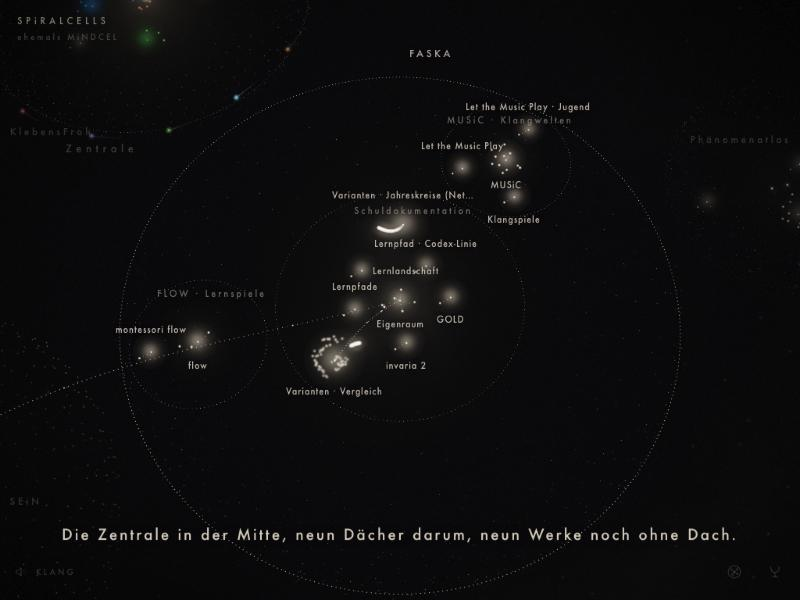
#> input picture standbilder/gewebe2-02-dach-faska.jpg, 800 x 600 px, found by its file name; its folder holds 6 pictures in this run
$ python hist.py
#> lines starting #> are read from the running program, lines starting #| are printed output that depends on the picture
from PIL import Image
S='/Volumes/ThunderBolt4_2TB/Development/Projects/spiralcells-lichtwerk-gewebe/standbilder/'
def m(f,box,label):
#> called with f = 'gewebe2-02-dach-faska.jpg', box = (340, 215, 390, 245), label = 'Sichel'
    im=Image.open(S+f).convert('RGB'); c=im.crop(box); px=list(c.getdata())
#> in m, im is the input picture: PIL image 800x600 RGB; mean R, G, B 12.9, 12.7, 13.3
#> after `px = list(c.getdata())`: px = 1500 items, first 6: (12, 12, 12), (11, 11, 11), (11, 11, 11), (10, 10, 10), (13, 13, 13), (13, 13, 13)
    lum=[0.2126*r+0.7152*g+0.0722*b for r,g,b in px]; mn=[min(p) for p in px]
#> after `lum = [0.2126 * r + 0.7152 * g + 0.0722 * b for r, g, b in px]`: lum = 1500 values, max 252.8 at index 797, min 3 at index 13, mean 34.48
#> after `mn = [min(p) for p in px]`: mn = 1500 values, max 245 at index 797, min 2 at index 1338, mean 32.69
    print(f'{f[:8]:8} {label:22} max lum {max(lum):5.1f} maxmin {max(mn):3d}  lum>=230 {sum(l>=230 for l in lum):3d} >=240 {sum(l>=240 for l in lum):3d} >=245 {sum(l>=245 for l in lum):3d} >=250 {sum(l>=250 for l in lum):3d}  minch>=245 {sum(x>=245 for x in mn):3d}')
#| gewebe2- Sichel                 max lum 252.8 maxmin 245  lum>=230  21 >=240  12 >=245   9 >=250   3  minch>=245   1
f='gewebe2-02-dach-faska.jpg'
m(f,(340,215,390,245),'Sichel')
m(f,(305,330,352,380),'Vergleich-Klumpen')
#| gewebe2- Vergleich-Klumpen      max lum 244.1 maxmin 237  lum>=230   3 >=240   1 >=245   0 >=250   0  minch>=245   0
m(f,(345,338,372,358),'Strich')
#| gewebe2- Strich                 max lum 250.1 maxmin 243  lum>=230  21 >=240  16 >=245   4 >=250   1  minch>=245   0
m(f,(385,285,415,315),'Eigenraum')
#> call 4 of m, with f = 'gewebe2-02-dach-faska.jpg', box = (385, 285, 415, 315), label = 'Eigenraum'
#> in m (call 4), `c = im.crop(box)`:
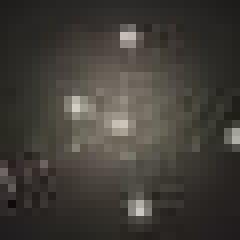
#> c: PIL image 30x30 RGB (shown 8 times larger); mean R, G, B 65.4, 61.8, 55.6
#> in m (call 4), `px = list(c.getdata())`: px = 900 items, first 6: (30, 29, 27), (31, 30, 28), (32, 31, 29), (34, 33, 31), (35, 34, 32), (37, 36, 34)
#> in m (call 4), `lum = [0.2126 * r + 0.7152 * g + 0.0722 * b for r, g, b in px]`: lum = 900 values, max 206.1 at index 399, min 11.28 at index 751, mean 62.11
#> in m (call 4), `mn = [min(p) for p in px]`: mn = 900 values, max 195 at index 399, min 10 at index 751, mean 55.63
#| gewebe2- Eigenraum              max lum 206.1 maxmin 195  lum>=230   0 >=240   0 >=245   0 >=250   0  minch>=245   0
m(f,(435,280,465,310),'GOLD')
#> in m (call 5), `c = im.crop(box)`:
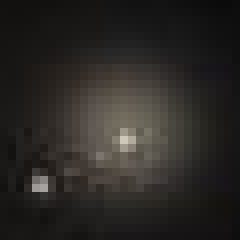
#> c: PIL image 30x30 RGB (shown 8 times larger); mean R, G, B 42.5, 40.1, 36.9
#> in m (call 5), `px = list(c.getdata())`: px = 900 items, first 6: (18, 17, 15), (18, 17, 15), (18, 17, 15), (18, 17, 15), (18, 17, 15), (18, 17, 15)
#> in m (call 5), `lum = [0.2126 * r + 0.7152 * g + 0.0722 * b for r, g, b in px]`: lum = 900 values, max 200.3 at index 525, min 11 at index 27, mean 40.37
#> in m (call 5), `mn = [min(p) for p in px]`: mn = 900 values, max 186 at index 525, min 11 at index 27, mean 36.74
#| gewebe2- GOLD                   max lum 200.3 maxmin 186  lum>=230   0 >=240   0 >=245   0 >=250   0  minch>=245   0
m(f,(480,140,520,175),'MUSiC')
#> in m (call 6), `c = im.crop(box)`:
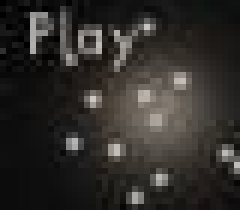
#> c: PIL image 40x35 RGB (shown 6 times larger); mean R, G, B 48.1, 45.5, 42.3
#> in m (call 6), `px = list(c.getdata())`: px = 1400 items, first 6: (0, 0, 0), (9, 9, 9), (8, 8, 8), (17, 17, 17), (26, 26, 26), (8, 8, 8)
#> in m (call 6), `lum = [0.2126 * r + 0.7152 * g + 0.0722 * b for r, g, b in px]`: lum = 1400 values, max 201.6 at index 655, min 0 at index 0, mean 45.8
#> in m (call 6), `mn = [min(p) for p in px]`: mn = 1400 values, max 195 at index 655, min 0 at index 0, mean 42.23
#| gewebe2- MUSiC                  max lum 201.6 maxmin 195  lum>=230   0 >=240   0 >=245   0 >=250   0  minch>=245   0
m(f,(0,0,800,600),'ganzes Bild')
#| gewebe2- ganzes Bild            max lum 252.8 maxmin 245  lum>=230  54 >=240  32 >=245  14 >=250   4  minch>=245   1
f='gewebe-02-dach-faska.jpg'
m(f,(368,175,412,202),'Sichel alt')
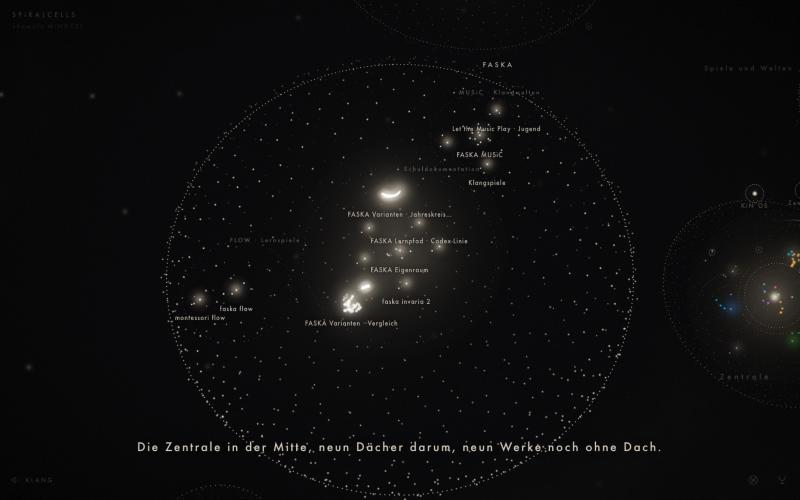
#> input picture standbilder/gewebe-02-dach-faska.jpg, 800 x 500 px, found by its file name
#> in m, im is the input picture: PIL image 800x500 RGB; mean R, G, B 13.7, 13.5, 13.7
#> in m (call 8), `c = im.crop(box)`:
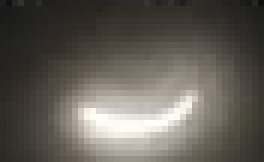
#> c: PIL image 44x27 RGB (shown 6 times larger); mean R, G, B 97.7, 93.3, 85.9
#> in m (call 8), `px = list(c.getdata())`: px = 1188 items, first 6: (31, 31, 29), (18, 18, 16), (38, 37, 35), (51, 50, 48), (32, 31, 29), (33, 32, 30)
#> in m (call 8), `lum = [0.2126 * r + 0.7152 * g + 0.0722 * b for r, g, b in px]`: lum = 1188 values, max 254.5 at index 904, min 16.07 at index 43, mean 93.68
#> in m (call 8), `mn = [min(p) for p in px]`: mn = 1188 values, max 248 at index 852, min 14 at index 43, mean 85.86
#| gewebe-0 Sichel alt             max lum 254.5 maxmin 248  lum>=230  50 >=240  34 >=245  27 >=250  21  minch>=245   7
m(f,(335,286,363,318),'Vergleich alt')
#> in m (call 9), `c = im.crop(box)`:
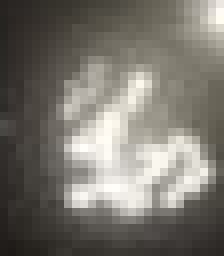
#> c: PIL image 28x32 RGB (shown 8 times larger); mean R, G, B 120.9, 117.2, 109.9
#> in m (call 9), `px = list(c.getdata())`: px = 896 items, first 6: (37, 36, 34), (42, 38, 35), (43, 39, 36), (45, 41, 38), (48, 44, 41), (51, 48, 43)
#> in m (call 9), `lum = [0.2126 * r + 0.7152 * g + 0.0722 * b for r, g, b in px]`: lum = 896 values, max 254.6 at index 658, min 26.63 at index 869, mean 117.5
#> in m (call 9), `mn = [min(p) for p in px]`: mn = 896 values, max 250 at index 658, min 23 at index 869, mean 109.9
#| gewebe-0 Vergleich alt          max lum 254.6 maxmin 250  lum>=230  56 >=240  29 >=245  20 >=250  11  minch>=245   6
m(f,(353,274,382,296),'Balken alt')
#> in m (call 10), `c = im.crop(box)`:
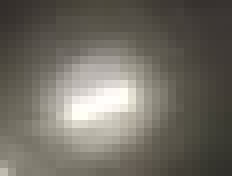
#> c: PIL image 29x22 RGB (shown 8 times larger); mean R, G, B 112.1, 108, 98.8
#> in m (call 10), `px = list(c.getdata())`: px = 638 items, first 6: (51, 46, 43), (53, 48, 44), (55, 50, 46), (57, 52, 48), (60, 55, 51), (63, 58, 52)
#> in m (call 10), `lum = [0.2126 * r + 0.7152 * g + 0.0722 * b for r, g, b in px]`: lum = 638 values, max 254.2 at index 416, min 46.85 at index 0, mean 108.2
#> in m (call 10), `mn = [min(p) for p in px]`: mn = 638 values, max 251 at index 361, min 43 at index 0, mean 98.82
#| gewebe-0 Balken alt             max lum 254.2 maxmin 251  lum>=230  22 >=240  18 >=245  15 >=250  11  minch>=245   7
m(f,(0,0,800,500),'ganzes Bild alt')
#| gewebe-0 ganzes Bild alt        max lum 254.6 maxmin 251  lum>=230 125 >=240  79 >=245  60 >=250  41  minch>=245  19
